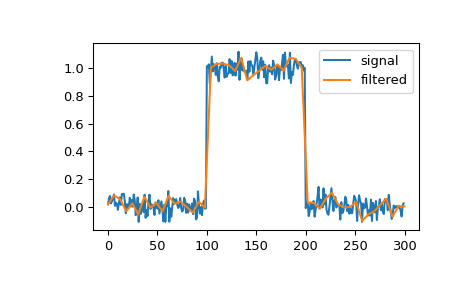

Source code (Python):
# We can filter a signal to reduce and smooth out high-frequency noise with
# a cubic spline:

import matplotlib.pyplot as plt
from scipy.signal import cspline1d, cspline1d_eval
rng = np.random.default_rng()
sig = np.repeat([0., 1., 0.], 100)
sig += rng.standard_normal(len(sig))*0.05  # add noise
time = np.linspace(0, len(sig))
filtered = cspline1d_eval(cspline1d(sig), time)
plt.plot(sig, label="signal")
plt.plot(time, filtered, label="filtered")
plt.legend()
plt.show()
